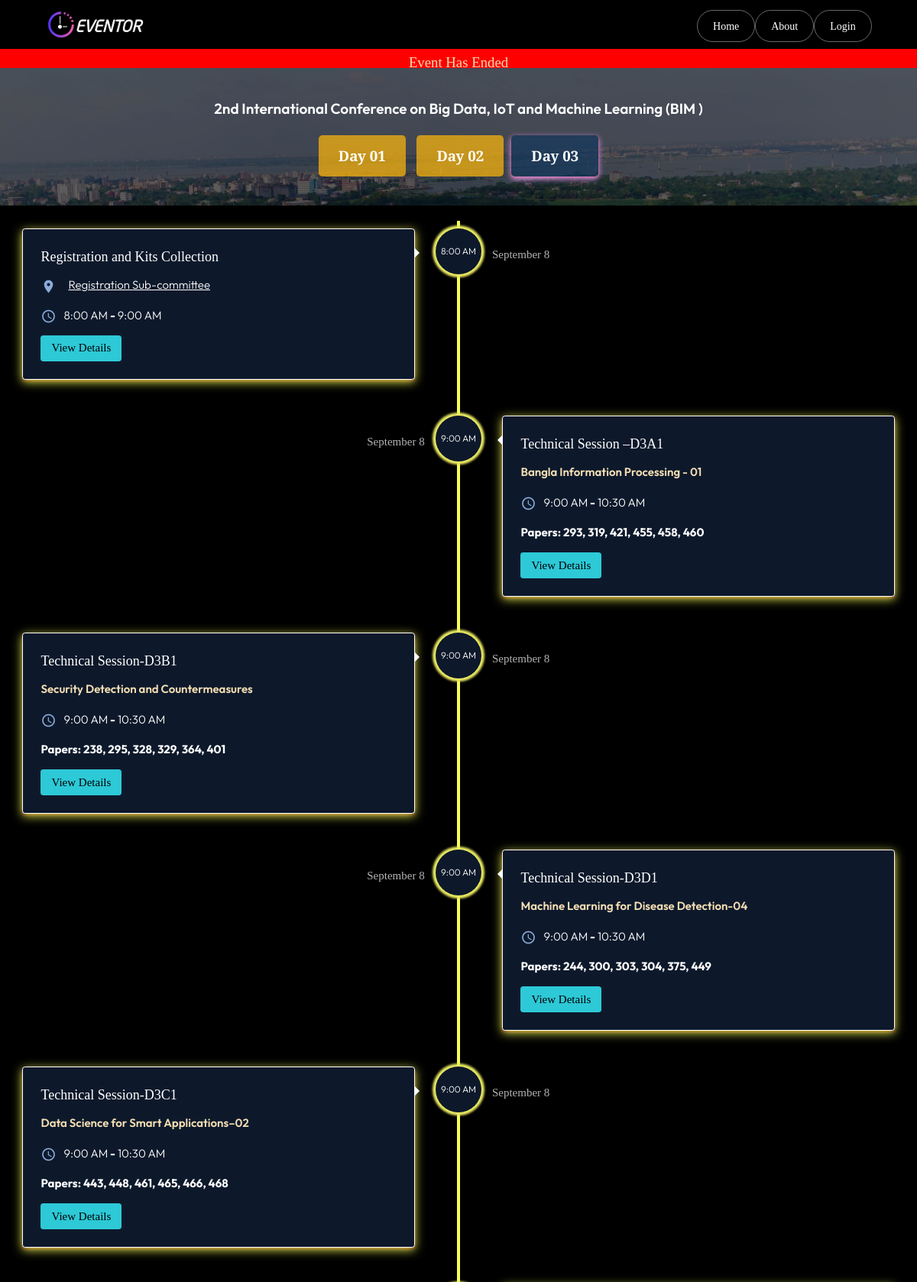
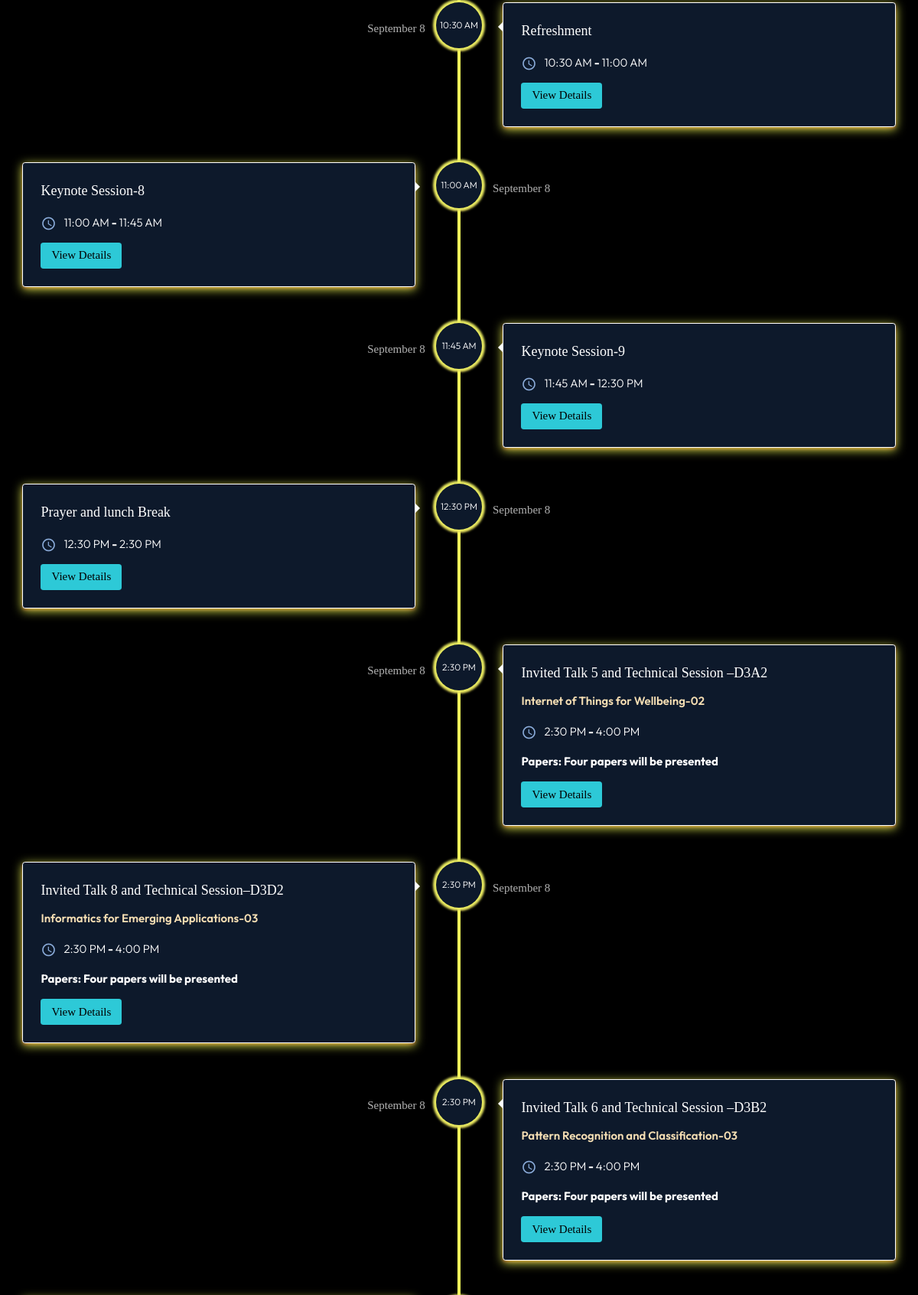
The page /event-timeline.php?id=CfI45683 (upper part) on the database its author committed (2 pictures, top to bottom).
### tables this page shows
CREATE TABLE `events` (
  `id` varchar(50) NOT NULL,
  `title` varchar(500) NOT NULL,
  `description` varchar(1500) NOT NULL,
  `type` varchar(50) NOT NULL,
  `indexing` varchar(50) NOT NULL,
  `host1` varchar(550) NOT NULL,
  `host2` varchar(550) DEFAULT NULL,
  `startdate` date NOT NULL,
  `enddate` date NOT NULL,
  `timefrom` time NOT NULL,
  `timeto` time NOT NULL,
  `venue` varchar(150) NOT NULL,
  `country` varchar(50) NOT NULL,
  `cover` varchar(150) DEFAULT 'img_default_cover.jpg',
  `registration` datetime NOT NULL,
  `timestrap` timestamp NOT NULL DEFAULT current_timestamp() ON UPDATE current_timestamp(),
  `editor` varchar(50) NOT NULL,
  `organizer` varchar(500) NOT NULL,
  `status` int(11) NOT NULL DEFAULT 0
);

CREATE TABLE `sessions` (
  `id` varchar(50) NOT NULL,
  `eventid` varchar(50) NOT NULL,
  `level` varchar(200) NOT NULL,
  `title` varchar(150) DEFAULT NULL,
  `date` date NOT NULL,
  `timefrom` time NOT NULL,
  `timeto` time NOT NULL,
  `type` varchar(50) NOT NULL,
  `venue` varchar(255) DEFAULT NULL,
  `zoomid` varchar(100) DEFAULT NULL,
  `papers` varchar(1000) NOT NULL,
  `chair` varchar(1000) NOT NULL,
  `moderator` varchar(1000) NOT NULL,
  `coordinator` varchar(1000) NOT NULL
);

### event-timeline.php (the view, shortened to what this page needs)
<?php
include "db/connect.php";
include "server/session-manager.php";
?>
<!doctype html>
<html lang="en">
<head>
    <link rel="stylesheet" href="css/event-timeline.css">
</head>
<?php
if (isset($_GET['id']))
    $event_id = $_GET['id'];
else
    $event_id = 'DIU45683';
$sql2 = "SELECT * FROM `events` WHERE `id` = '$event_id'";
$result2 = mysqli_query($con, $sql2);
$conf = $result2->fetch_assoc();
$datetime1 = new DateTime($conf['startdate']);
$datetime2 = new DateTime($conf['enddate']);
$interval = $datetime1->diff($datetime2);
$days = $interval->format('%a') + 1;
$date = date("Y-m-d");
?>
<body>
    <?php
    if (strtotime($conf['enddate']) < strtotime($date)) {
        echo '<div class="status">Event Has Ended</div>';
    } else {
        echo '<div class="status" style="background-color:black">';
        echo date("F j", strtotime($date));
        echo '</div>';
    }
    ?>
    <header class="cd-main-header text-center flex flex-column flex-center menu"
        style="background-image:url('./images/test2.jpg');background-size: cover;background-blend-mode: overlay;">
        <p style="padding-bottom:20px;font-size:19px;font-weight:600;color:white;">
            <?php echo $conf['title']; ?>
        </p>
        <div class="">
            <button name="increment" id="view1Btn" value="0">Day 01</button>
            <?php
            for ($i = 1; $i < $days; $i++) {
                echo '<button name="increment" id="view';
                echo $i + 1;
                echo 'Btn" value="';
                echo $i;
                echo '">Day 0';
                echo $i + 1;
                echo '</button>';
            }
            ?>
        </div>
    </header>
    <div class="views-container" id="event-container">
        <div class="btnview" id="view3">
            <section class="cd-timeline js-cd-timeline">
                <div class="container max-width-lg cd-timeline__container">
                    <?php
                    $curDate = date("Y-m-d", strtotime("+2 day", strtotime($conf['startdate'])));
                    $sql1 = "SELECT * FROM `sessions` WHERE `eventid` = '$event_id' AND `date` = '$curDate' ORDER BY `timefrom` ASC";
                    $result1 = mysqli_query($con, $sql1);
                    while ($sess = $result1->fetch_assoc()) {
                        echo '<div class="cd-timeline__block" id="' . $sess["id"] . '">
                        <div class="cd-timeline__img cd-timeline__img--picture">';
                        echo '<p style="color:white;font-size:12px;">' . date("g:i A", strtotime($sess['timefrom'])) . '</p>';
                        echo '</div>
                        <div class="cd-timeline__content text-component">
                        <h5 style="color:#ffffff; font-size:18px;">';
                        echo $sess['level'];
                        echo '</h5>';
                        if ($sess['title'] != NULL) {
                            echo '<p class="color-contrast-medium" style="margin-top:10px;"><span style="font-weight:600;color:wheat;">';
                            echo $sess['title'];
                            echo '</span></p>';
                        }
                        if ($sess['type'] == "online" && $sess['link'] != NULL) {
                            echo '<p class="color-contrast-medium" style="margin-top:10px;color:white">';
                            echo '<i class="material-icons" style="vertical-align: middle;margin-right:10px;font-size:20px;color:hsl(215, 51%, 70%)">videocam</i>';
                            echo '<a style="text-decoration:underline;color:white" href="' . urlencode($sess['link']) . '"><span style="padding-left:6px;color:white">' . substr($sess['link'], 0, 25) . ".." . '</span></a>';
                        } elseif ($sess['type'] == "offline" && $sess['venue'] != NULL) {
                            echo '<p class="color-contrast-medium" style="margin-top:10px;color:white">';
                            echo '<i class="material-icons" style="vertical-align: middle;margin-right:10px;font-size:20px;color:hsl(215, 51%, 70%)">location_on</i>';
                            echo '<a style="text-decoration:underline;color:white;" href="https://www.google.com/maps/search/?api=1&query=' . urlencode($sess['venue']) . '"><span style="padding-left:6px;color:white">' . $sess['venue'] . '</span></a></p>';
                        }
                        echo '<p style = "color:white;"><i class="material-icons" style="vertical-align: middle;margin-right:10px;font-size:20px;color:hsl(215, 51%, 70%)">access_time</i>';
                        echo date("g:i A", strtotime($sess['timefrom'])) . '<strong> - </strong>' .
                        date("g:i A", strtotime($sess['timeto'])) . '</p>';
                        echo '<p class="color-contrast-medium" style="margin-top:10px;color:white">';
                        if ($sess['papers'] != NULL) {
                            echo '<p style="color:white;"><strong><span style="color:white">Papers: </span>' . $sess['papers'] . '</strong></p>';
                        }
                        echo '
                        <div class="flex justify-between items-center">
                        <span class="cd-timeline__date">';
                        echo date("F j", strtotime($sess['date']));
                        echo '</span>
                        <a href="detail-view.php?session=' . $sess['id'] . '" class="btn btn--subtle">View Details</a>
                        </div>
                        </div>
                        </div>';
                    }
                    ?>
                </div>
            </section>
        </div>
    </div>
</body>
</html>

### server/session-manager.php (shortened to what this page needs)
<?php
if (isset($_SESSION['user_id'])) {
    $user_id = $_SESSION['user_id'];
    include "./includes/header-login.php";
}
else{
    include "./includes/header.php";
}
?>

### cssjs/css.php (shortened to what this page needs)
<head>
  <link rel="stylesheet" href="./css/open-iconic-bootstrap.min.css">
  <link rel="stylesheet" href="./css/animate.css">
  <link rel="stylesheet" href="">
  <link rel="stylesheet" href="./css/owl.carousel.min.css">
  <link rel="stylesheet" href="./css/owl.theme.default.min.css">
  <link rel="stylesheet" href="./css/magnific-popup.css">
  <link rel="stylesheet" href="./css/aos.css">
  <link rel="stylesheet" href="./css/ionicons.min.css">
  <link rel="stylesheet" href="./css/bootstrap-datepicker.css">
  <link rel="stylesheet" href="./css/jquery.timepicker.css">
  <link rel="stylesheet" href="./css/flaticon.css">
  <link rel="stylesheet" href="./css/icomoon.css">
  <link rel="stylesheet" href="./css/style.css">
  <link rel="stylesheet" href="./css/cards.css">
  <link rel="stylesheet" href="./css/profile-style.css">
</head>

### includes/header.php (shortened to what this page needs)
<?php
include("./cssjs/css.php");
?>
<head>
</head>
<nav class="navbar navbar-expand-lg navbar-dark ftco_navbar bg-dark ftco-navbar-light" id="ftco-navbar">
  <div class="container">
    <a class="navbar-brand" href="index.php"><img class="logo-title" src="./images/logo_full.png" alt="logo"> </a>
    <div class="collapse navbar-collapse" id="ftco-nav">
      <ul class="navbar-nav ml-auto">
        <li class="ftco-animate nav-item cta"><a href="index.php" class="nav-link">Home</a></li>
        <li class="ftco-animate nav-item cta"><a href="#" class="nav-link">About</a></li>
        <li class="nav-item cta"><a href="login.php" class="nav-link"><span>Login</span></a></li>
      </ul>
    </div>
  </div>
</nav>

### css/cards.css (style rules this page uses)
:root { font-size: 15px; --var-soft-blue: hsl(215, 51%, 70%); --var-cyan: hsl(178, 100%, 50%); --var-main-darkest: hsl(217, 54%, 11%); --var-card-dark: hsl(216, 50%, 16%); --var-line-dark: hsl(215, 32%, 27%); --var-lightest: white; --var-heading: normal normal 600 1.5em/1.6em 'Outfit', sans-serif; --var-small-heading: normal normal 400 1em/1em 'Outfit', sans-serif; --var-para: normal normal 300 1em/1.55em 'Outfit', sans-serif; }
*, *::before, *::after { margin: 0; }
body { background-color: var(--var-main-darkest); }
img { width: 100%; border-radius: 15px; display: block; }
a { color: inherit; }
p { font: var(--var-para); color: var(--var-soft-blue); }
span { color: white; }
@media (min-width:600px) { body { font-size: 18px; } }

### includes/header.php (style rules this page uses)
.logo-title { height: 40px; border-radius: 10px; }

### event-timeline.php (style rules this page uses)
.status { width: 100%; height: 25px; background-color: red; display: flex; justify-content: center; color: wheat; padding: 1px; }
.menu { width: 100%; text-align: center; padding: 10px; background-color: #333; }
button { padding: 10px 26px; border-radius: 5px; margin: 0 5px; color: white; background-color: #ffb70bb5; border: none; cursor: pointer; font-weight: 600; }
.active { background-color: #10375ea6; color: white; box-shadow: 0px 3px 7px 1px rgb(238 165 255 / 79%), 0 2px 4px -1px rgb(211 41 41 / 90%); border: none; }
.views-container { position: relative; }
.btnview { width: 100%; height: 100%; display: none; position: absolute; text-align: justify; }

### rows shown on the page
events: title "2nd International Conference on Big Data, IoT and Machine Learning (BIM )"
sessions: timefrom "8:00 AM", level "Registration and Kits Collection", venue "Registration Sub-committee", timeto "9:00 AM", date "September 8"
sessions: timefrom "9:00 AM", level "Technical Session –D3A1", title "Bangla Information Processing - 01", timeto "10:30 AM", papers "293, 319, 421, 455, 458, 460", date "September 8"
sessions: timefrom "9:00 AM", level "Technical Session-D3B1", title "Security Detection and Countermeasures", timeto "10:30 AM", papers "238, 295, 328, 329, 364, 401", date "September 8"
sessions: timefrom "9:00 AM", level "Technical Session-D3D1", title "Machine Learning for Disease Detection-04", timeto "10:30 AM", papers "244, 300, 303, 304, 375, 449", date "September 8"
sessions: timefrom "9:00 AM", level "Technical Session-D3C1", title "Data Science for Smart Applications–02", timeto "10:30 AM", papers "443, 448, 461, 465, 466, 468", date "September 8"
sessions: timefrom "10:30 AM", level "Refreshment", timeto "11:00 AM", date "September 8"
sessions: timefrom "11:00 AM", level "Keynote Session-8", timeto "11:45 AM", date "September 8"
sessions: timefrom "11:45 AM", level "Keynote Session-9", timeto "12:30 PM", date "September 8"
sessions: timefrom "12:30 PM", level "Prayer and lunch Break", timeto "2:30 PM", date "September 8"
sessions: timefrom "2:30 PM", level "Invited Talk 5 and Technical Session –D3A2", title "Internet of Things for Wellbeing-02", timeto "4:00 PM", papers "Four papers will be presented", date "September 8"
sessions: timefrom "2:30 PM", level "Invited Talk 8 and Technical Session–D3D2", title "Informatics for Emerging Applications-03", timeto "4:00 PM", papers "Four papers will be presented", date "September 8"
sessions: timefrom "2:30 PM", level "Invited Talk 6 and Technical Session –D3B2", title "Pattern Recognition and Classification-03", timeto "4:00 PM", papers "Four papers will be presented", date "September 8"
